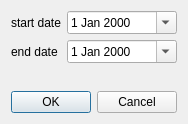
<?xml version="1.0" encoding="UTF-8"?>
<ui version="4.0">
 <class>DateRangePicker</class>
 <widget class="QDialog" name="DateRangePicker">
  <property name="geometry">
   <rect>
    <x>0</x>
    <y>0</y>
    <width>186</width>
    <height>124</height>
   </rect>
  </property>
  <property name="sizePolicy">
   <sizepolicy hsizetype="Minimum" vsizetype="Minimum">
    <horstretch>0</horstretch>
    <verstretch>0</verstretch>
   </sizepolicy>
  </property>
  <property name="windowTitle">
   <string>Select Date Range</string>
  </property>
  <layout class="QGridLayout" name="gridLayout">
   <item row="0" column="0">
    <layout class="QFormLayout" name="formLayout">
     <property name="sizeConstraint">
      <enum>QLayout::SetDefaultConstraint</enum>
     </property>
     <item row="0" column="0">
      <widget class="QLabel" name="startDateLabel">
       <property name="text">
        <string>start date</string>
       </property>
      </widget>
     </item>
     <item row="0" column="1">
      <widget class="QDateEdit" name="startDateDateEdit">
       <property name="calendarPopup">
        <bool>true</bool>
       </property>
      </widget>
     </item>
     <item row="1" column="0">
      <widget class="QLabel" name="endDateLabel">
       <property name="text">
        <string>end date</string>
       </property>
      </widget>
     </item>
     <item row="1" column="1">
      <widget class="QDateEdit" name="endDateDateEdit">
       <property name="calendarPopup">
        <bool>true</bool>
       </property>
      </widget>
     </item>
    </layout>
   </item>
   <item row="1" column="0">
    <widget class="QDialogButtonBox" name="buttonBox">
     <property name="orientation">
      <enum>Qt::Horizontal</enum>
     </property>
     <property name="standardButtons">
      <set>QDialogButtonBox::Cancel|QDialogButtonBox::Ok</set>
     </property>
    </widget>
   </item>
  </layout>
 </widget>
 <resources/>
 <connections>
  <connection>
   <sender>buttonBox</sender>
   <signal>accepted()</signal>
   <receiver>DateRangePicker</receiver>
   <slot>accept()</slot>
   <hints>
    <hint type="sourcelabel">
     <x>248</x>
     <y>254</y>
    </hint>
    <hint type="destinationlabel">
     <x>157</x>
     <y>274</y>
    </hint>
   </hints>
  </connection>
  <connection>
   <sender>buttonBox</sender>
   <signal>rejected()</signal>
   <receiver>DateRangePicker</receiver>
   <slot>reject()</slot>
   <hints>
    <hint type="sourcelabel">
     <x>316</x>
     <y>260</y>
    </hint>
    <hint type="destinationlabel">
     <x>286</x>
     <y>274</y>
    </hint>
   </hints>
  </connection>
 </connections>
</ui>
